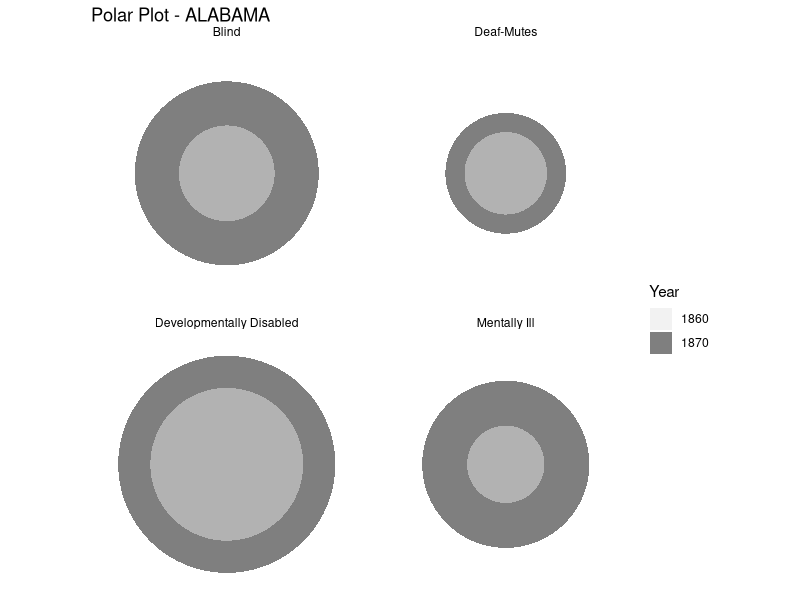
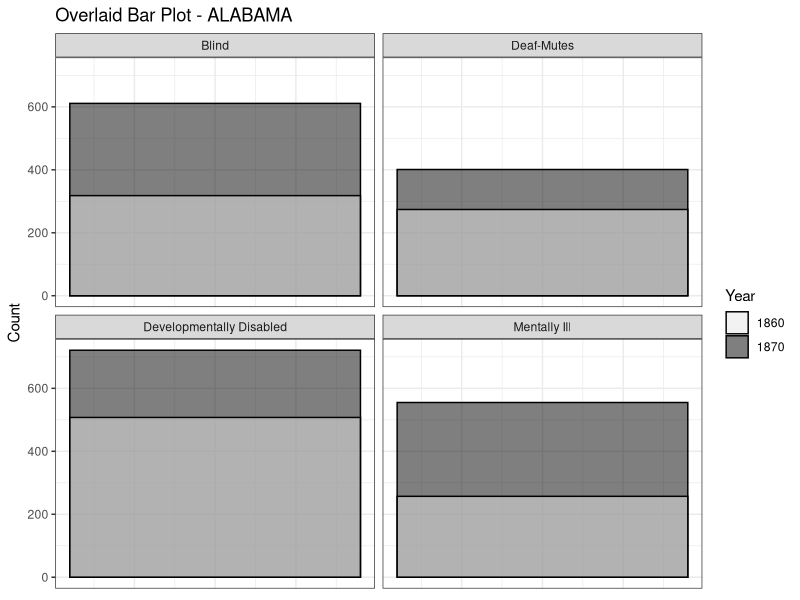
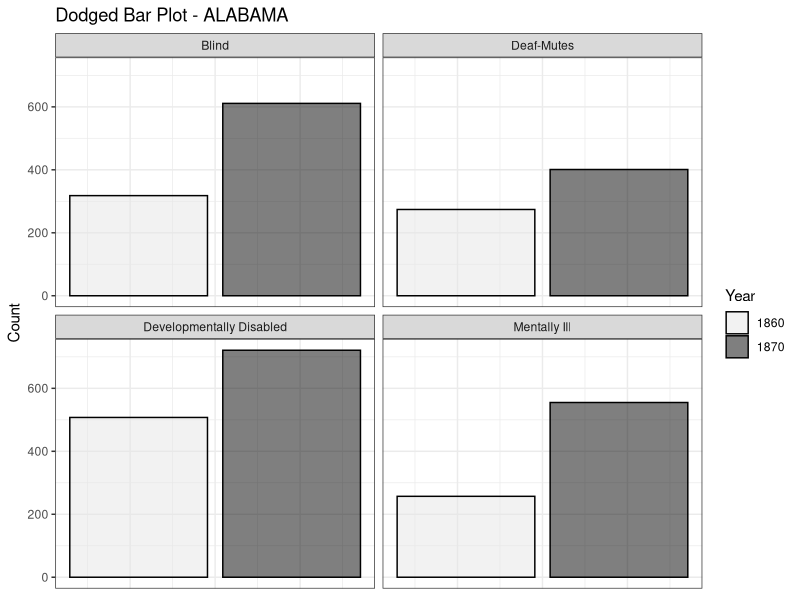
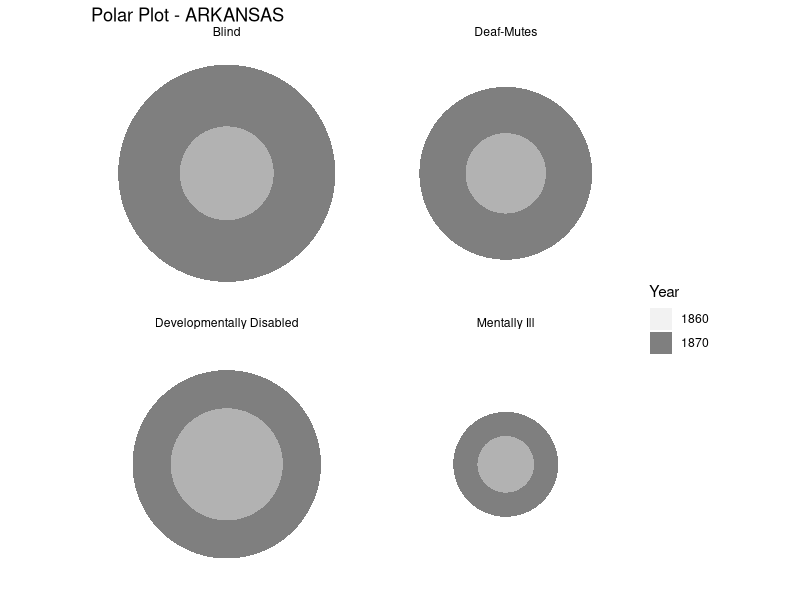
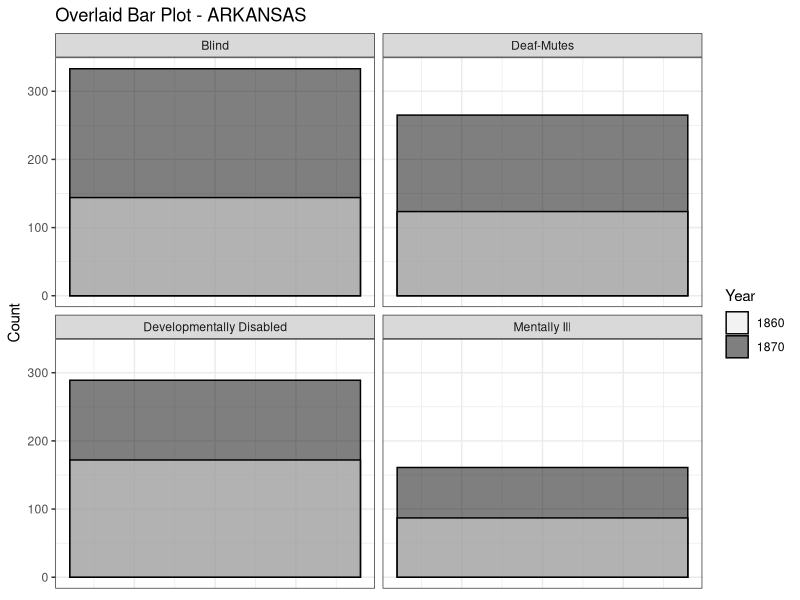
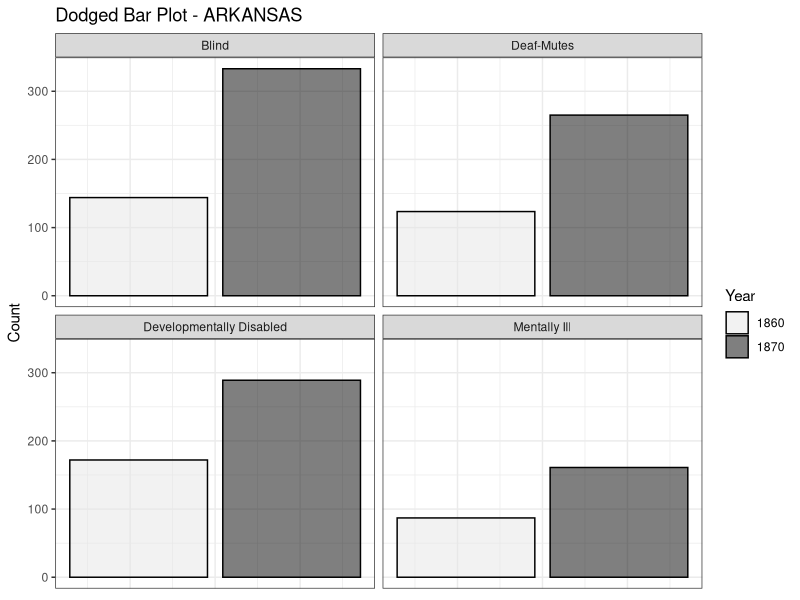
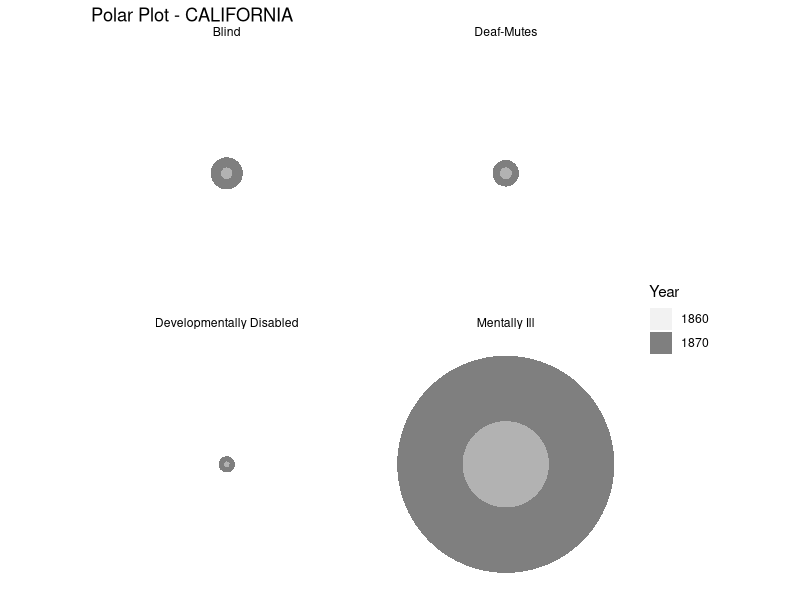
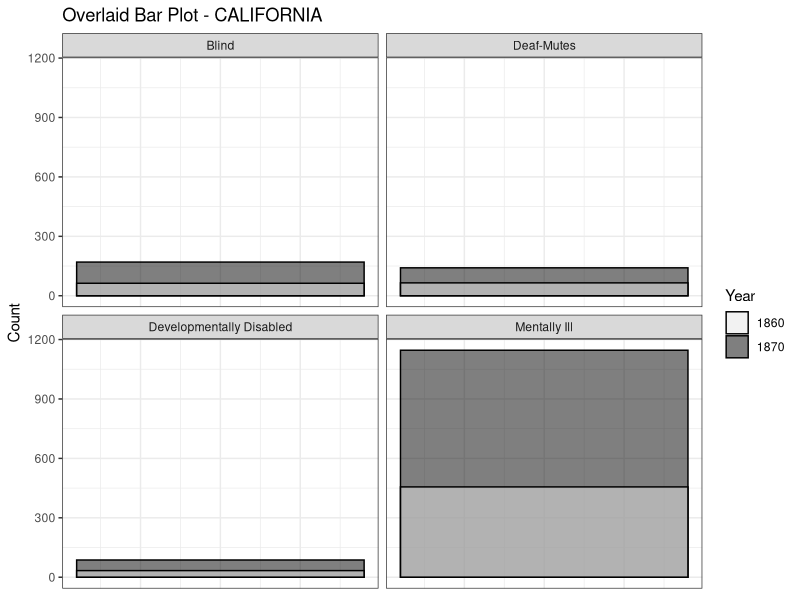

Write R code to recreate these figures, in order. (Note: this script raises an error after producing the figures.)
## ---- chunk 1
library(ggplot2)
library(dplyr)
library(readr)
library(tidyr)
library(purrr)

# Load your CSV file 
visuals_data <- read_csv("Visuals_data_cleaned.csv",
                         col_types = cols(
                           State = col_character(),
                           Year = col_factor(levels = c("1860", "1870"), ordered = TRUE),
                           `Mentally Ill` = col_double(),
                           Blind = col_double(),
                           `Developmentally Disabled` = col_double(),
                           `Deaf-Mutes` = col_double()
                         ))

# Pivot longer to get Category and Count columns
visuals_long <- visuals_data %>%
  pivot_longer(cols = c(`Mentally Ill`, Blind, `Developmentally Disabled`, `Deaf-Mutes`),
               names_to = "Category",
               values_to = "Count")
 

# Ensure folder exists
output_dir <- "plots_by_state_and_visual_type"
if (!dir.exists(output_dir)) {
  dir.create(output_dir)
}

# Function to generate and save 3 plot types per state
create_and_save_plots <- function(state_name) {
  df <- visuals_long %>% filter(State == state_name)
  
  # Polar plot
  p_polar <- ggplot(df, aes(x = 1, y = Count, fill = Year)) +
    geom_col(position = "identity", alpha = 0.5) +
    scale_fill_manual(values = c("1860" = "grey90", "1870" = "black")) +
    coord_polar(theta = "x") +
    facet_wrap(~Category, ncol = 2) +
    theme_void() +
    ggtitle(paste("Polar Plot -", state_name))
  
  ggsave(filename = file.path(output_dir, paste0(state_name, "-polar.png")),
         plot = p_polar, width = 7, height = 5, dpi = 300)
  
  # Overlaid bar plot
  p_overlaid <- ggplot(df, aes(x = 1, y = Count, fill = Year)) +
    geom_col(position = "identity", alpha = 0.5, color = "black") +
    scale_fill_manual(values = c("1860" = "grey90", "1870" = "black")) +
    facet_wrap(~Category, ncol = 2) +
    theme_bw() +
    theme(axis.ticks.x = element_blank(),
          axis.text.x = element_blank(),
          axis.title.x = element_blank()) +
    ggtitle(paste("Overlaid Bar Plot -", state_name))
  
  ggsave(filename = file.path(output_dir, paste0(state_name, "-overlaid.png")),
         plot = p_overlaid, width = 7, height = 5, dpi = 300)
  
  # Dodged bar plot
  p_dodged <- ggplot(df, aes(x = 1, y = Count, fill = Year)) +
    geom_col(position = position_dodge2(), alpha = 0.5, color = "black") +
    scale_fill_manual(values = c("1860" = "grey90", "1870" = "black")) +
    facet_wrap(~Category, ncol = 2) +
    theme_bw() +
    theme(axis.ticks.x = element_blank(),
          axis.text.x = element_blank(),
          axis.title.x = element_blank()) +
    ggtitle(paste("Dodged Bar Plot -", state_name))
  
  ggsave(filename = file.path(output_dir, paste0(state_name, "-dodged.png")),
         plot = p_dodged, width = 7, height = 5, dpi = 300)
}

# Loop through all states and generate plots
unique(visuals_long$State) %>% walk(create_and_save_plots)

## ---- chunk 2
library(ggplot2)
library(dplyr)
library(readr)
library(tidyr)
library(purrr)
library(stringr)

# Load data
visuals_data_1 <- read_csv("Visuals_data_cleaned.csv",
                         col_types = cols(
                           State = col_character(),
                           Year = col_factor(levels = c("1860", "1870"), ordered = TRUE),
                           `Mentally Ill` = col_double(),
                           Blind = col_double(),
                           `Developmentally Disabled` = col_double(),
                           `Deaf-Mutes` = col_double()
                         ))

# Convert to long format
visuals_long <- visuals_data_1 %>%
  pivot_longer(cols = c(`Mentally Ill`, Blind, `Developmentally Disabled`, `Deaf-Mutes`),
               names_to = "Category",
               values_to = "Count") %>%
  filter(State != "United States")

create_plot <- function(data, disability, vis_type) {
  df <- data %>% filter(Category == disability)
  
  if (vis_type == "polar") {
    # Facet by state to get one polar plot per state
    p <- ggplot(df, aes(x = 1, y = Count, fill = Year)) +
      geom_col(position = "identity", alpha = 0.5) +
      scale_fill_manual(values = c("1860" = "grey90", "1870" = "black")) +
      coord_polar(theta = "x") +
      facet_wrap(~ State, ncol = 6) +
      theme_void() +
      labs(title = paste("Polar Plot -", disability))
    
  } else {
    # Base for bar plots: all states on x axis
    base_plot <- ggplot(df, aes(x = State, y = Count, fill = Year)) +
      scale_fill_manual(values = c("1860" = "grey90", "1870" = "black")) +
      theme_bw() +
      theme(axis.text.x = element_text(angle = 90, hjust = 1)) +
      labs(title = paste(vis_type, "-", disability),
           x = "State",
           y = "Count")
    
    if (vis_type == "overlaid") {
      p <- base_plot +
        geom_col(position = "identity", alpha = 0.5, color = "black") +
        theme(axis.ticks.x = element_blank(),
              axis.title.x = element_blank())
      
    } else if (vis_type == "dodged") {
      p <- base_plot +
        geom_col(position = position_dodge(width = 0.7), alpha = 0.5, color = "black") +
        theme(axis.title.x = element_blank())
    } else {
      stop("Unknown visual type")
    }
  }
  
  return(p)
}

# Create output folder
if (!dir.exists("plots_by_disability_and_visual_type")) {
  dir.create("plots_by_disability_and_visual_type")
}

disabilities <- c("Mentally Ill", "Blind", "Developmentally Disabled", "Deaf-Mutes")
visual_types <- c("polar", "overlaid", "dodged")

walk(disabilities, function(dis) {
  walk(visual_types, function(vis) {
    file_name <- paste0("plots_by_disability_and_visual_type/", str_replace_all(dis, " ", "_"), "_", vis, ".png")
    plot_obj <- create_plot(visuals_long, dis, vis)
    ggsave(file_name, plot = plot_obj, width = 14, height = 7, dpi = 300)
  })
})
